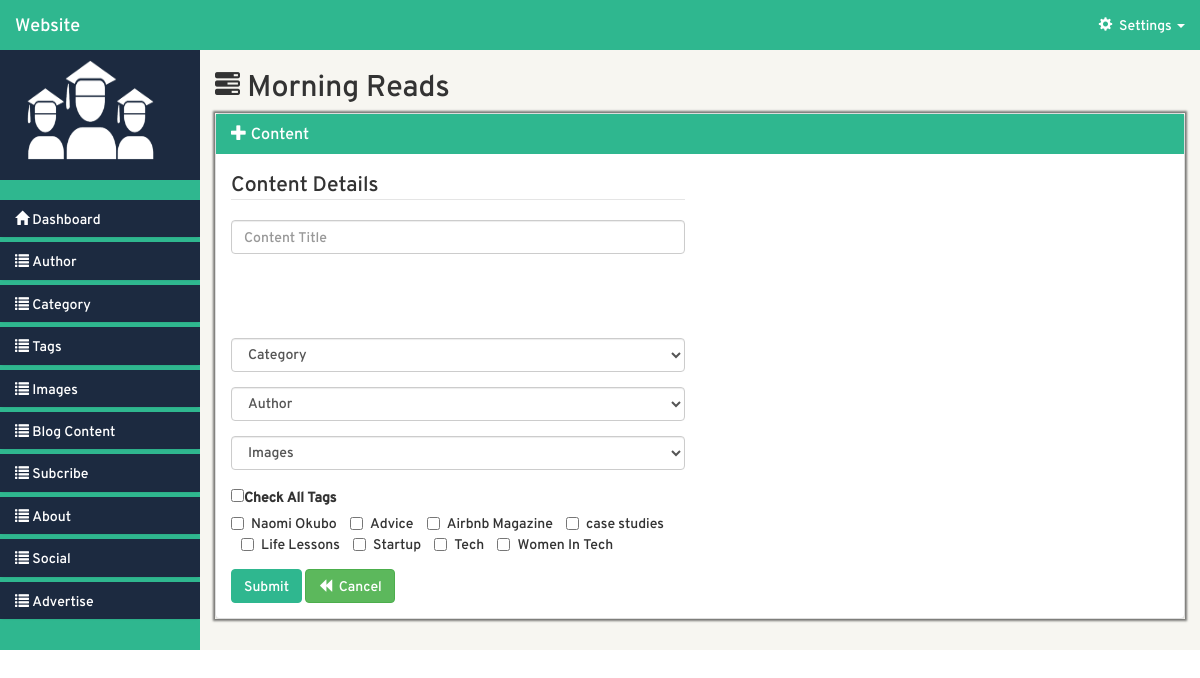
/admin-website/views/index.php?page=Content_create (signed in), run on the app's committed database.
### tables this page shows
CREATE TABLE `tags` (
  `id` int(11) NOT NULL,
  `title` varchar(255) NOT NULL
);

### admin-website/src/Tags.php (called while the page is built, shortened)
<?php
class Tags {
	private $db;
	private static $table="tags";
	function __construct() {
		try {
			$this->db = new PDO('mysql:host='.DB_HOST.';dbname='.DB_NAME,DB_USER,DB_PASSWORD);
			$this->db->setAttribute(PDO::ATTR_ERRMODE, PDO::ERRMODE_EXCEPTION);
			$query1 = $this->db->prepare('SET CHARACTER SET utf8');
			$query = $this->db->prepare("SET SESSION collation_connection ='utf8_general_ci'");
		    $query1->execute();
		    $query->execute();
		} catch (PDOException $e) {
			echo $e->getMessage();
		}
	}
	public function fetch_all() {
		try {
			$stmt = $this->db->prepare("SELECT * FROM ".self::$table);
			$stmt->execute();
			$records = array();
			if($stmt->rowCount() > 0) {
				while($row = $stmt->fetch(5)) {
					$records[] = $row;
				}
			}
			return $records;
		} catch (PDOException $e) {
			echo $e->getMessage();
		}
	}
}
$Tags = new Tags();
 ?>

### admin-website/src/model.php (called while the page is built, shortened)
<?php
    require_once LIB_PATH.DS.'Tags.php';
 ?>

### admin-website/views/Content/create.php (the view, shortened to what this page needs)
<div class="col-md-9 col-lg-10 col-sm-7 col-xs-12 right-container">
  <div class="row header-section">
      <div class="col-md-12 header-title">
          <h2 class="h2"><span class="glyphicon glyphicon-tasks"></span><?php include '../layouts/title.php'; ?></h2>
      </div>
  </div>
  <div class="panel-group" id="body-accordion">
    <div class="panel panel-default main-body">
      <div class="panel-heading body-head">
        <h4 class="panel-title">
           <a data-toggle="collapse" data-parent="#body-accordion" href="#body-collapse">
          <span class="glyphicon glyphicon-plus"></span>&nbsp;Content</a>
        </h4>
      </div>
      <div id="body-collapse" class="panel-collapse collapse in">
         <div class="row main-part">
            <div class="col-md-12 inner-part">
              <div class="row section">
                <form method="post" enctype="multipart/form-data">
                  <div class="col-md-6 left-part">
                      <legend>Content Details</legend>
                      <div class="form-group">
                          <input class="form-control" placeholder="Content Title" name="title" type="text" value="<?php if(isset($_POST['title'])) { echo $_POST['title']; } ?>">
                      </div>
                      <div class="form-group">
                      </div>
                      <div class="form-group">
                          <select class="form-control" name="category_id" value="<?php if(isset($_POST['category_id'])) {echo $_POST['category_id']; } ?>">
                              <option>Category</option>
                          </select>
                      </div>
                      <div class="form-group">
                          <select class="form-control" name="author_id" value="<?php if(isset($_POST['author_id'])) {echo $_POST['author_id']; } ?>">
                              <option>Author</option>
                          </select>
                      </div>
                      <div class="form-group">
                          <select class="form-control" name="file" value="<?php if(isset($_POST['file'])) {echo $_POST['file']; } ?>">
                              <option>Images</option>
                          </select>
                      </div>
                      <div class="form-group">
                          <label class="form-check-label"><input type="checkbox" id="checkAll">Check All Tags</label><br />
                          <?php $tags_table = $Tags->fetch_all(); foreach($tags_table as $tags_data){ ?>
                          <label class="checkbox-inline"><input type="checkbox" id="checkItem" name="tags[]" value="<?php echo $tags_data->title; ?>"><?php echo $tags_data->title; ?></label>
                          <?php } ?>
                      </div>
                  </div>
                  <div class="col-md-12 submit">
                      <button type="submit" class="btn btn-primary" name="btn-save">Submit</button>
                      <a href="index.php?page=Content_read" class="btn btn-success"><span class="glyphicon glyphicon-backward"></span>&nbsp; Cancel</a>
                  </div>
                </form>
              </div>
            </div>
         </div>
      </div>
    </div>
  </div>
</div>

### admin-website/css/styles.css (style rules this page uses)
* { margin: 0; padding: 0; -moz-box-sizing:border-box; }
body { font-family: 'overpassregular'; }
.inner-part { position: relative; }
::placeholder { font-family: 'overpassregular'; }
.main-body > .body-head { background-color: #2fb78f; color: white; }
.panel-title { border-radius: 0px; }
.panel-title > a { outline: none; border-radius: 0px; text-decoration: none; }
.panel-heading { border-radius: 0px; border: 0; }
#body-collapse { padding: 15px; }
.right-container { background: #f7f6f1; min-height: 600px; }
.glyphicon-tasks { font-size: 25px; }
.btn-primary { background-color: #2FB78F !important; border: 1px solid #2FB78F; }
#body-accordion { box-shadow: 0px 0px 2px 2px rgba(0,0,0,0.5); border: none; }

### data on the page
tags: title "Naomi Okubo"
tags: title "Advice"
tags: title "Airbnb Magazine"
tags: title "case studies"
tags: title "Life Lessons"
tags: title "Startup"
tags: title "Tech"
tags: title "Women In Tech"
